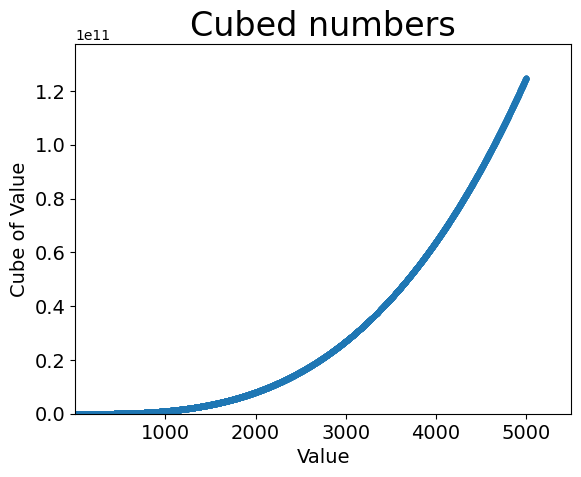

This figure's Python source:
import matplotlib.pyplot as plt

x_values = range(1, 5000)
x_max_range = x_values[-1]

y_values = [x**3 for x in x_values]
y_max_range = y_values[-1]

fig, ax = plt.subplots()

ax.scatter(
    x_values, 
    y_values, 
    s=10
)

ax.set_title("Cubed numbers", fontsize=24)
ax.set_xlabel("Value", fontsize=14)
ax.set_ylabel("Cube of Value", fontsize=14)

ax.tick_params(labelsize=14)

ax.axis([1, x_max_range + (x_max_range / 10), 
         1, y_max_range + (y_max_range / 10)])

plt.show()
